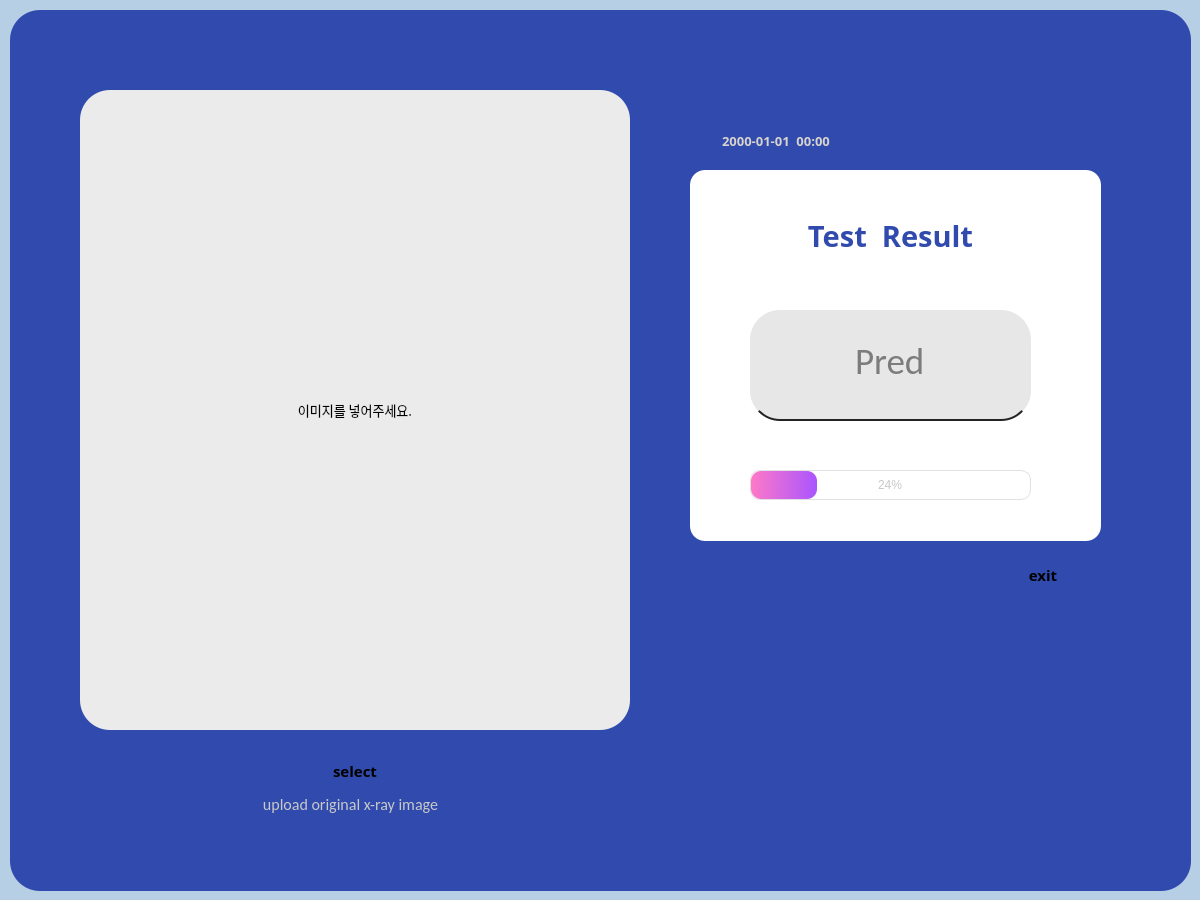
<?xml version="1.0" encoding="UTF-8"?>
<ui version="4.0">
 <class>page1</class>
 <widget class="QWidget" name="page1">
  <property name="geometry">
   <rect>
    <x>0</x>
    <y>0</y>
    <width>1200</width>
    <height>900</height>
   </rect>
  </property>
  <property name="windowTitle">
   <string>PDR</string>
  </property>
  <property name="styleSheet">
   <string notr="true">background-color: rgb(183, 207, 229);</string>
  </property>
  <widget class="QFrame" name="page1_frame">
   <property name="geometry">
    <rect>
     <x>10</x>
     <y>10</y>
     <width>1181</width>
     <height>881</height>
    </rect>
   </property>
   <property name="styleSheet">
    <string notr="true">background-color: rgb(48, 75, 173);
border-radius: 30px;</string>
   </property>
   <property name="frameShape">
    <enum>QFrame::StyledPanel</enum>
   </property>
   <property name="frameShadow">
    <enum>QFrame::Raised</enum>
   </property>
   <widget class="QLabel" name="label">
    <property name="geometry">
     <rect>
      <x>70</x>
      <y>80</y>
      <width>550</width>
      <height>640</height>
     </rect>
    </property>
    <property name="font">
     <font>
      <family>AcadEref</family>
      <pointsize>10</pointsize>
     </font>
    </property>
    <property name="styleSheet">
     <string notr="true">background-color: rgb(235, 235, 235);
border-radius: 0x;</string>
    </property>
    <property name="text">
     <string>이미지를 넣어주세요.</string>
    </property>
    <property name="alignment">
     <set>Qt::AlignCenter</set>
    </property>
   </widget>
   <widget class="QPushButton" name="img_button">
    <property name="geometry">
     <rect>
      <x>70</x>
      <y>740</y>
      <width>550</width>
      <height>41</height>
     </rect>
    </property>
    <property name="font">
     <font>
      <family>Adobe 고딕 Std B</family>
      <pointsize>11</pointsize>
      <weight>75</weight>
      <italic>false</italic>
      <bold>true</bold>
     </font>
    </property>
    <property name="styleSheet">
     <string notr="true">background-color: rgb(255, 255, 255);
border:none;
border-bottom: 2px solid rgb(35, 35, 35);
color: rgb(50, 50, 50);
border-bottom-right-radius: 8px;
border-bottom-left-radius: 8px;
border-top-right-radius: 8px;
border-top-left-radius: 8px;
color: rgb(48, 75, 173);

QPushButton#pushButton:pressed{
	padding-left:5px;
	padding-top:5px;
	background-color: rgb(194, 194, 194);
}</string>
    </property>
    <property name="text">
     <string>select</string>
    </property>
    <property name="checkable">
     <bool>false</bool>
    </property>
   </widget>
   <widget class="QDateTimeEdit" name="time">
    <property name="geometry">
     <rect>
      <x>670</x>
      <y>120</y>
      <width>194</width>
      <height>22</height>
     </rect>
    </property>
    <property name="font">
     <font>
      <family>Adobe 고딕 Std B</family>
      <pointsize>10</pointsize>
      <weight>75</weight>
      <bold>true</bold>
     </font>
    </property>
    <property name="styleSheet">
     <string notr="true">color: rgb(216, 211, 205);</string>
    </property>
    <property name="wrapping">
     <bool>false</bool>
    </property>
    <property name="frame">
     <bool>false</bool>
    </property>
    <property name="alignment">
     <set>Qt::AlignCenter</set>
    </property>
    <property name="readOnly">
     <bool>true</bool>
    </property>
    <property name="buttonSymbols">
     <enum>QAbstractSpinBox::NoButtons</enum>
    </property>
    <property name="minimumDateTime">
     <datetime>
      <hour>0</hour>
      <minute>0</minute>
      <second>0</second>
      <year>1753</year>
      <month>9</month>
      <day>14</day>
     </datetime>
    </property>
    <property name="displayFormat">
     <string>yyyy-MM-dd  hh:mm</string>
    </property>
   </widget>
   <widget class="QLabel" name="description_img">
    <property name="geometry">
     <rect>
      <x>160</x>
      <y>780</y>
      <width>361</width>
      <height>30</height>
     </rect>
    </property>
    <property name="font">
     <font>
      <family>Calibri</family>
      <pointsize>12</pointsize>
     </font>
    </property>
    <property name="styleSheet">
     <string notr="true">border:none;
color: rgb(200, 200, 200);
</string>
    </property>
    <property name="text">
     <string>upload original x-ray image</string>
    </property>
    <property name="alignment">
     <set>Qt::AlignCenter</set>
    </property>
    <property name="textInteractionFlags">
     <set>Qt::LinksAccessibleByKeyboard|Qt::LinksAccessibleByMouse|Qt::TextBrowserInteraction|Qt::TextEditable|Qt::TextEditorInteraction|Qt::TextSelectableByKeyboard|Qt::TextSelectableByMouse</set>
    </property>
   </widget>
   <widget class="QLabel" name="label1">
    <property name="geometry">
     <rect>
      <x>680</x>
      <y>160</y>
      <width>411</width>
      <height>371</height>
     </rect>
    </property>
    <property name="styleSheet">
     <string notr="true">background-color: rgb(255, 255, 255);
border-bottom-right-radius: 15px;
border-bottom-left-radius: 15px;
border-top-right-radius: 15px;
border-top-left-radius: 15px;</string>
    </property>
    <property name="text">
     <string/>
    </property>
   </widget>
   <widget class="QPushButton" name="pushButton">
    <property name="geometry">
     <rect>
      <x>980</x>
      <y>550</y>
      <width>106</width>
      <height>29</height>
     </rect>
    </property>
    <property name="font">
     <font>
      <family>Adobe 고딕 Std B</family>
      <pointsize>11</pointsize>
      <weight>75</weight>
      <bold>true</bold>
     </font>
    </property>
    <property name="styleSheet">
     <string notr="true">border:none;
border-bottom: 2px solid rgb(35, 35, 35);
color: rgb(50, 50, 50);
border-bottom-right-radius: 8px;
border-bottom-left-radius: 8px;
border-top-right-radius: 8px;
border-top-left-radius: 8px;
color: rgb(255, 255, 255);
background-color: rgb(64, 121, 213);

QPushButton#pushButton:pressed{
	padding-left:5px;
	padding-top:5px;
	background-color: rgb(64, 121, 213);
}</string>
    </property>
    <property name="text">
     <string>exit</string>
    </property>
   </widget>
   <widget class="QLabel" name="the_result">
    <property name="geometry">
     <rect>
      <x>760</x>
      <y>200</y>
      <width>241</width>
      <height>51</height>
     </rect>
    </property>
    <property name="font">
     <font>
      <family>Adobe 고딕 Std B</family>
      <pointsize>22</pointsize>
      <weight>75</weight>
      <bold>true</bold>
     </font>
    </property>
    <property name="styleSheet">
     <string notr="true">background-color: rgb(255, 255, 255);
border:none;
color: rgb(50, 50, 50);
color: rgb(48, 75, 173);</string>
    </property>
    <property name="text">
     <string>Test  Result</string>
    </property>
    <property name="alignment">
     <set>Qt::AlignCenter</set>
    </property>
   </widget>
   <widget class="QLineEdit" name="pred">
    <property name="geometry">
     <rect>
      <x>740</x>
      <y>300</y>
      <width>281</width>
      <height>111</height>
     </rect>
    </property>
    <property name="font">
     <font>
      <family>Calibri</family>
      <pointsize>28</pointsize>
     </font>
    </property>
    <property name="styleSheet">
     <string notr="true">
border:none;
border-radius: 0x;
border-bottom: 2px solid rgb(35, 35, 35);
color: rgb(124, 124, 124);
padding-bottom: 7px;
background-color: rgb(231, 231, 231);</string>
    </property>
    <property name="text">
     <string>Pred</string>
    </property>
    <property name="alignment">
     <set>Qt::AlignCenter</set>
    </property>
    <property name="placeholderText">
     <string>Name</string>
    </property>
   </widget>
   <widget class="QProgressBar" name="progressBar_page1">
    <property name="geometry">
     <rect>
      <x>740</x>
      <y>460</y>
      <width>281</width>
      <height>30</height>
     </rect>
    </property>
    <property name="layoutDirection">
     <enum>Qt::LeftToRight</enum>
    </property>
    <property name="styleSheet">
     <string notr="true">QProgressBar{
	background-color: qlineargradient(spread:pad, x1:0, y1:0, x2:0, y2:0, stop:0 rgba(0, 0, 0, 0), stop:1 rgba(255, 255, 255, 0));
    color:rgb(200,200,200);
	border: 1px solid rgb(225, 225, 225);
	border-bottom-right-radius: 10px;
	border-bottom-left-radius: 10px;
	border-top-right-radius: 10px;
	border-top-left-radius: 10px;
    text-align: center;
}
QProgressBar::chunk{
	border-color: rgb(225, 225, 225);
	border-bottom-right-radius: 10px;
	border-bottom-left-radius: 10px;
	border-top-right-radius: 10px;
	border-top-left-radius: 10px;
	background-color: qlineargradient(spread:pad, x1:0, y1:0.511364, x2:1, y2:0.523, stop:0 rgba(254, 121, 199, 255), stop:1 rgba(170, 85, 255, 255));
}

</string>
    </property>
    <property name="value">
     <number>24</number>
    </property>
    <property name="alignment">
     <set>Qt::AlignCenter</set>
    </property>
    <property name="textVisible">
     <bool>true</bool>
    </property>
    <property name="invertedAppearance">
     <bool>false</bool>
    </property>
    <property name="textDirection">
     <enum>QProgressBar::TopToBottom</enum>
    </property>
   </widget>
  </widget>
 </widget>
 <resources/>
 <connections>
  <connection>
   <sender>pushButton</sender>
   <signal>clicked()</signal>
   <receiver>page1</receiver>
   <slot>show_exit()</slot>
   <hints>
    <hint type="sourcelabel">
     <x>1072</x>
     <y>576</y>
    </hint>
    <hint type="destinationlabel">
     <x>1106</x>
     <y>932</y>
    </hint>
   </hints>
  </connection>
  <connection>
   <sender>img_button</sender>
   <signal>clicked()</signal>
   <receiver>page1</receiver>
   <slot>filedialog_open()</slot>
   <hints>
    <hint type="sourcelabel">
     <x>131</x>
     <y>777</y>
    </hint>
    <hint type="destinationlabel">
     <x>131</x>
     <y>929</y>
    </hint>
   </hints>
  </connection>
 </connections>
 <slots>
  <slot>show_exit()</slot>
  <slot>filedialog_open()</slot>
 </slots>
</ui>
